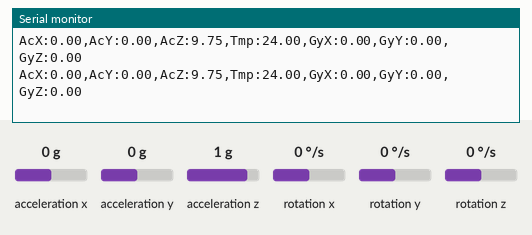
Simulated run of this sketch. Board: ESP8266 (NodeMCU). Parts: the last lines printed to the serial monitor. Wiring (inferred from the names in the program): MPU-6050 motion sensor at I2C address 0x68. The inputs (shaded band) are chosen by the test bench; at power-on: acceleration x 0 g, acceleration y 0 g, acceleration z 1 g, rotation x 0 °/s, rotation y 0 °/s, rotation z 0 °/s. WiFi joins after 1.5 s; servers stay silent unless stated.

Above: at 2.8 s.
2.9 s: acceleration x set to -1.4 g
At 3.6 s:
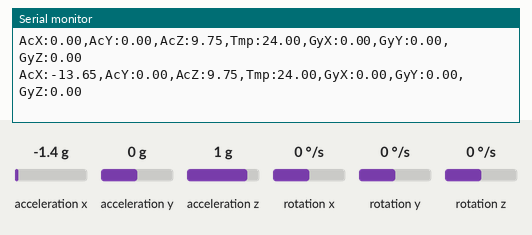
4.4 s: acceleration y set to -1.4 g
At 5.1 s:
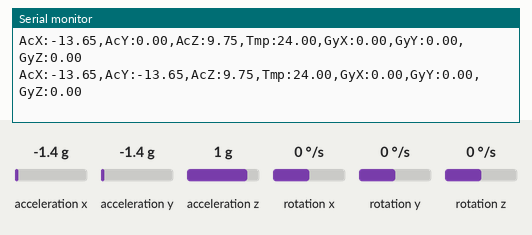
5.9 s: acceleration z set to -1.4 g
At 6.6 s:
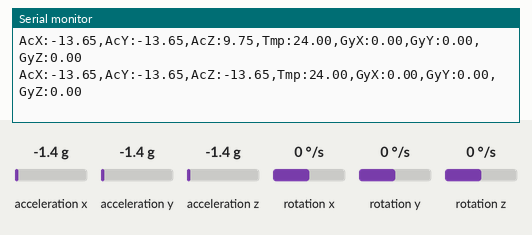
7.4 s: rotation x set to -192 °/s
At 8.1 s:
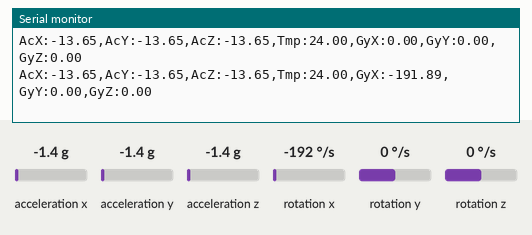
8.9 s: rotation y set to -192 °/s
At 9.6 s:
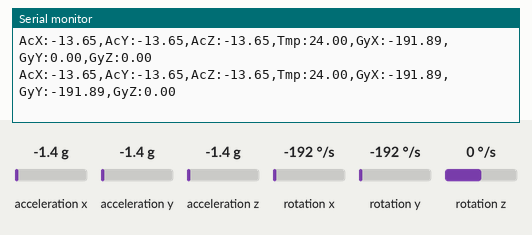

The sketch:

01-conexao-basica.ino
```cpp
#include <ESP8266WiFi.h>
#include <ESP8266WiFiMulti.h>
#include <Wire.h>

#define sda D6
#define scl D5


const uint8_t MPU_ADDR = 0x68;
const uint8_t WHO_AM_I = 0x75;
const uint8_t PWR_MGMT_1 = 0x6B;
const uint8_t GYRO_CONFIG = 0x1B;  //REGISTRADOR RESPONSAVEL POR CONFIGURAR A ESCALA DO GIROSCOPIO
const uint8_t ACCEL_CONFIG = 0x1C; //REGISTRADOR RESPONSAVEL POR CONFIGURAR A ESCALA DO ACELEROMETRO
const uint8_t ACCEL_XOUT = 0x3B;
const uint8_t GYRO_SCALE = 0b00000000; //+-250 graus/s -> ver documentação para saber a escala de conversao do sensor
const uint8_t ACCEL_SCALE = 0b00001000; //+- 4 g

int16_t zeroGyY;
int16_t AcX, AcY, AcZ, Tmp, GyX, GyY, GyZ;
float AcX_, AcY_, AcZ_, Tmp_, GyX_, GyY_, GyZ_;

ESP8266WiFiMulti wifiMulti;

void setup() {
  Serial.begin(500000);
  Wire.begin(sda, scl);
  sensorStart();
  wifiStart();
  calibrate();
}

void loop() {
  sensorRead(0);
  sensorConvert();
  Serial.print("AcX:");
  Serial.print(AcX_);
  Serial.print(",AcY:");
  Serial.print(AcY_);
  Serial.print(",AcZ:");
  Serial.print(AcZ_);
  Serial.print(",Tmp:");
  Serial.print(Tmp/340.00+36.53);
  Serial.print(",GyX:");
  Serial.print(GyX_);
  Serial.print(",GyY:");
  Serial.print(GyY_);
  Serial.print(",GyZ:");
  Serial.println(GyZ_);

  delay(500);

}

void sensorWrite(int reg, int val) {
  Wire.beginTransmission(MPU_ADDR); // inicia comunicação com endereço do MPU6050
  Wire.write(reg);                  // envia o registro com o qual se deseja trabalhar
  Wire.write(val);                  // escreve o valor no registro
  Wire.endTransmission();           // termina a transmissão
}

void sensorStart() {
  sensorWrite(PWR_MGMT_1, 0);             //ACORDA O SENSOR
  sensorWrite(GYRO_CONFIG, GYRO_SCALE);   //CONFIGURA A ESCALA DO GIROSCÓPIO - +-250 °/s
  sensorWrite(ACCEL_CONFIG, ACCEL_SCALE); //CONFIGURA A ESCALA DO ACELERÔMETRO - +-4G
}

void wifiStart() {
  wifiMulti.addAP("FLAVIO_02", "8861854611");

  WiFi.mode(WIFI_STA);

  while (wifiMulti.run() != WL_CONNECTED)
  {
    delay(100);
    Serial.print(".");
  }

  Serial.println("\n\nCONNECTED TO " + WiFi.SSID());
  Serial.print("IP ADDRESS: ");
  Serial.println(WiFi.localIP());
}

void sensorRead(int flag) {
  Wire.beginTransmission(MPU_ADDR);
  Wire.write(ACCEL_XOUT);
  Wire.endTransmission(false);
  Wire.requestFrom(MPU_ADDR, (uint8_t)14);

  AcX = Wire.read() << 8;                 // lê primeiro o byte mais significativo
  AcX |= Wire.read();                     // depois lê o bit menos significativo
  AcY = Wire.read() << 8;
  AcY |= Wire.read();
  AcZ = Wire.read() << 8;
  AcZ |= Wire.read();

  Tmp = Wire.read() << 8;
  Tmp |= Wire.read();

  GyX = Wire.read() << 8;
  GyX |= Wire.read();
  GyY = Wire.read() << 8;
  GyY |= Wire.read();
  GyZ = Wire.read() << 8;
  GyZ |= Wire.read();

  if(flag != 1){
    GyY = GyY - zeroGyY;
  }
}

void sensorConvert(){
  float gravity = 9.7803;
  float halfRange = 32768;
  float range_a, range_g;

  if(GYRO_SCALE == 0b00000000)
    range_g = 250;
  else if(GYRO_SCALE == 0b00001000)
    range_g = 2*250;
  else if(GYRO_SCALE == 0b00010000)
    range_g = 4*250;
  else if(GYRO_SCALE == 0b00011000)
    range_g = 8*250;

  if(ACCEL_SCALE == 0b00000000)
    range_a = 2*gravity;
  else if(ACCEL_SCALE == 0b00001000)
    range_a = 4*gravity;
  else if(ACCEL_SCALE == 0b00010000)
    range_a = 8*gravity;
  else if(ACCEL_SCALE == 0b00011000)
    range_a = 16*gravity;

  AcX_ = mapfloat(AcX,-halfRange,halfRange,-range_a,range_a);
  AcY_ = mapfloat(AcY,-halfRange,halfRange,-range_a,range_a);
  AcZ_ = mapfloat(AcZ,-halfRange,halfRange,-range_a,range_a);
  GyX_ = mapfloat(GyX,-halfRange,halfRange,-range_g,range_g);
  GyY_ = mapfloat(GyY,-halfRange,halfRange,-range_g,range_g);
  GyZ_ = mapfloat(GyZ,-halfRange,halfRange,-range_g,range_g);
}

float mapfloat(long x, long in_min, long in_max, long out_min, long out_max)
{
 return (float)(x - in_min) * (out_max - out_min) / (float)(in_max - in_min) + out_min;
}

void calibrate(){

  for(int calibIteration = 0; calibIteration < 100; calibIteration ++){
    sensorRead(1);
    if(calibIteration == 0)
      zeroGyY = GyY;

    zeroGyY = (zeroGyY + GyY)/2;
  }
}
```

Measured:
- after the input at 2.9 s, the serial monitor: prints a new line after 0.27 s (image 1)
- after the input at 4.4 s, the serial monitor: prints a new line after 0.27 s (image 2)
- after the input at 5.9 s, the serial monitor: prints a new line after 0.28 s (image 3)
- after the input at 7.4 s, the serial monitor: prints a new line after 0.29 s (image 4)
- after the input at 8.9 s, the serial monitor: prints a new line after 0.29 s (image 5)
